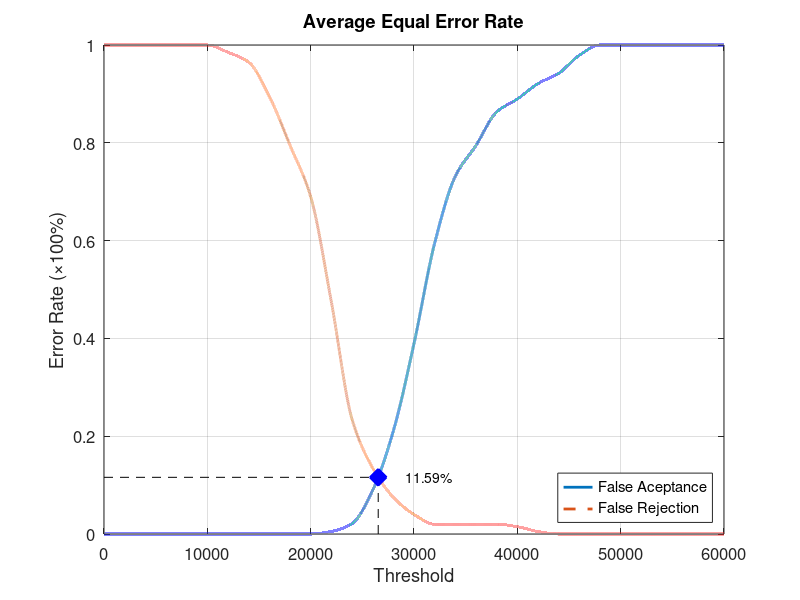
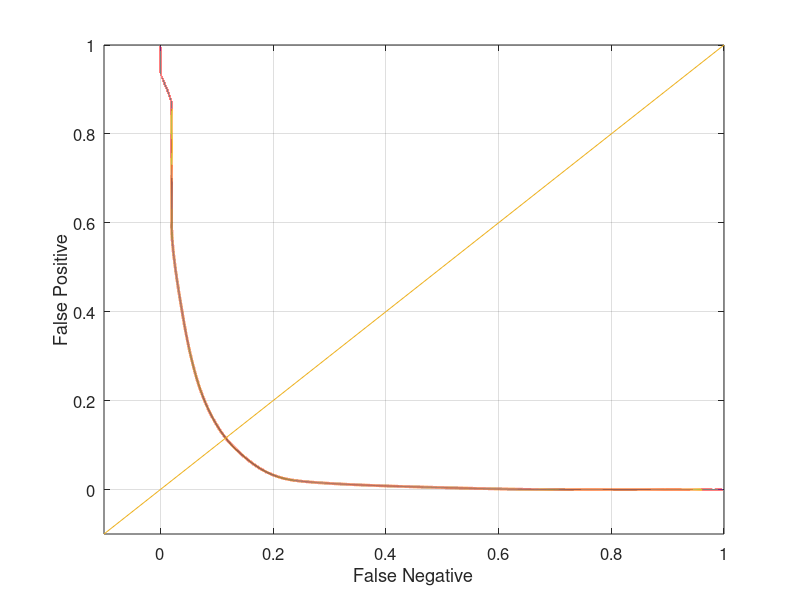

Reproduce these figures in MATLAB, in order.
function yEER = Database2_3
close all;
clear;
clc;
x = 0:2000:60000;
xq = 0:0.5:60000;

y0 = [0 0 0 0 0 0 0 0 0 0 0 0.00526316 0.0210526 0.0894737 0.210526 0.389474 0.594737 0.731579 0.794737 0.863158 0.889474 0.921053 0.942105 0.978947 1 1 1 1 1 1 1];
yy0 = interp1(x, y0, xq, 'pchip');
y1 = [1 1 1 1 1 1 0.985 0.965 0.895 0.795 0.69 0.475 0.235 0.135 0.075 0.04 0.02 0.02 0.02 0.02 0.015 0.005 0 0 0 0 0 0 0 0 0];
yy1 = interp1(x, y1, xq, 'pchip');

% Calculating EER: 
y2 = abs(y0 - y1);
find(y2 == min(y2))
yy2 = abs(yy0 - yy1);
xEER = find(yy2 == min(yy2));
xEERIndex = xq(xEER) % X-axis EER
yEER = yy0(xEER) % Y-axis EER

main = figure
plot(xq, yy0,'-','LineWidth', 2);	hold on
plot(xq, yy1,'--','LineWidth', 2);	hold on
plot([xEERIndex xEERIndex], [0 yEER], 'k--');	hold on
plot([0 xEERIndex], [yEER yEER], 'k--');	hold on
plot(xEERIndex, yEER, 'bx', 'LineWidth', 10);	hold on
text(xEERIndex + 10 * xEERIndex / 100, yEER, [num2str(round((10000 * yEER)) / 100) '%'])
legend('False Aceptance', 'False Rejection', 'Location', 'SouthEast')
xlabel('Threshold')
ylabel('Error Rate (\times100%)')
title('Average Equal Error Rate')
set(gca, 'FontSize', 12)
axis([0 60000 0 1])
grid on

print(main, 'Database2_3Main', '-dpng');
FNRxFPR = figure('Color', [1 1 1]);
plot(yy1, yy0, '-', yy1, yy0, 'LineWidth', 2);
hold on
y = -0.1:0.1:1
plot(y, y); 
set(gca, 'FontSize', 12)
xlabel('False Negative')
ylabel('False Positive')
axis([-0.1 1 -0.1 1])
set(gca, 'FontSize', 12)
grid on

print(FNRxFPR, 'Database2_3FNRxFPR','-dpng');
end
